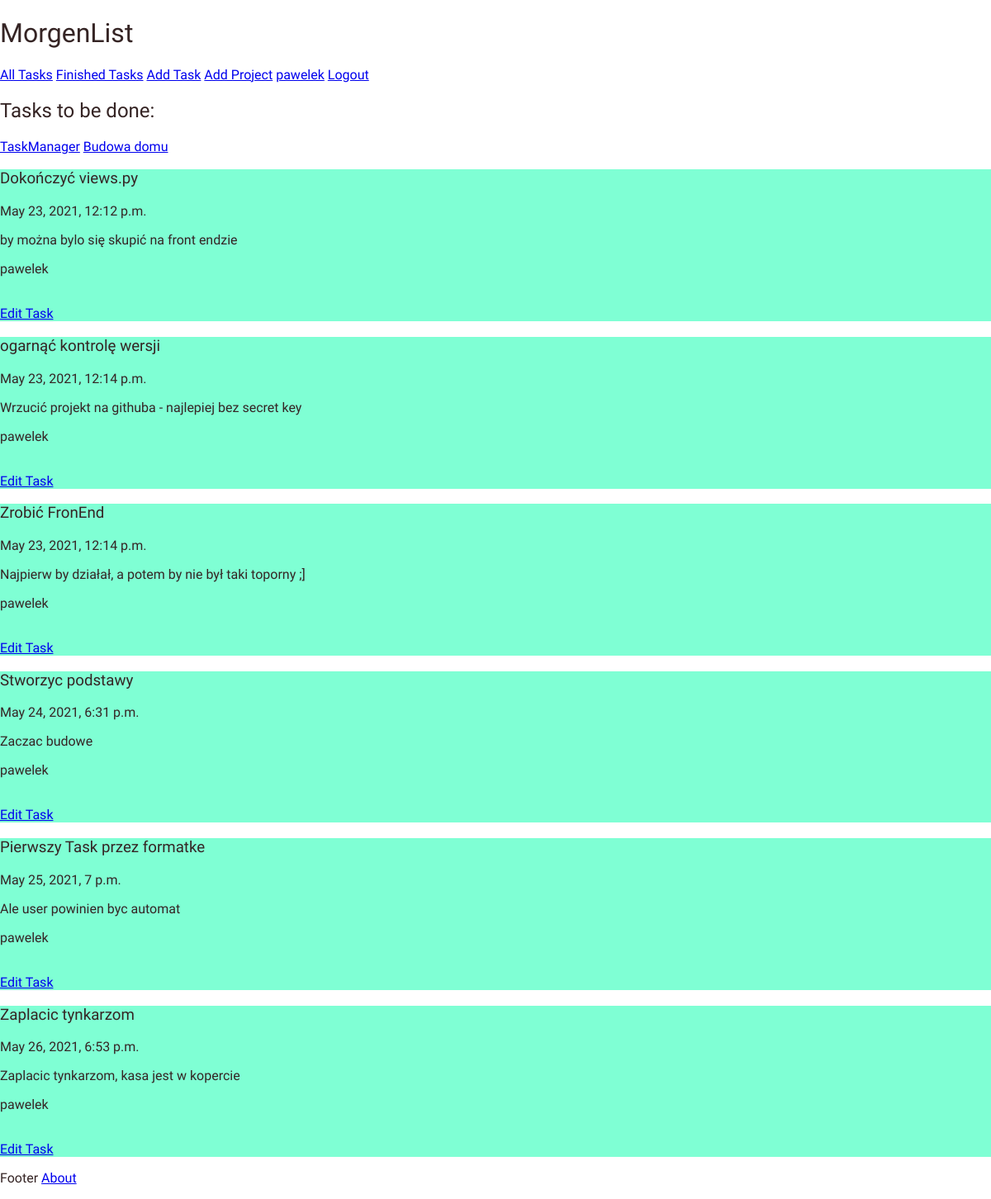
Before: / (signed in) with the older database file.
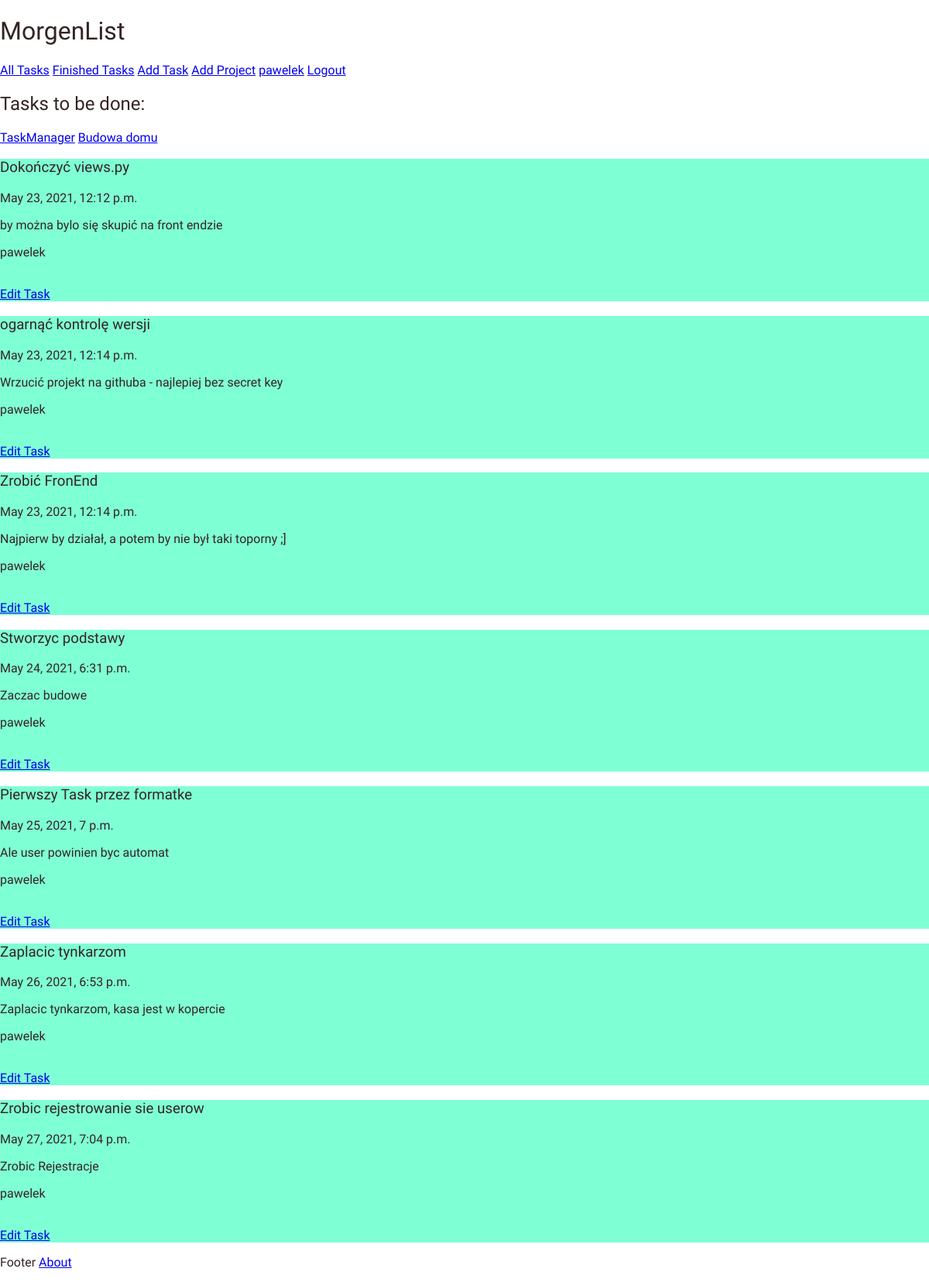
After: the same page with the newer database file.
### tasktrack/models.py (models this page shows, shortened)
class Project(models.Model):
    owner = models.ForeignKey('auth.User', on_delete=models.CASCADE)
    title = models.CharField(max_length=24, unique=True)
    status = models.IntegerField(choices=STATUS, default = 0)

class Task(models.Model):
    author = models.ForeignKey('auth.User', on_delete=models.CASCADE)
    project = models.ForeignKey('tasktrack.Project', related_name='Tasks', null=True, on_delete=models.CASCADE)
    title = models.CharField(max_length=200, unique=True)
    updated_on = models.DateTimeField(auto_now = True)
    description = models.TextField()
    created_on = DateTimeField(auto_now_add=True)
    status = models.IntegerField(choices=STATUS, default = 0)
    class Meta:
        ordering = ['created_on']

### tasktrack/views.py (the view)
# urls.py: path('', views.TaskList.as_view(), name='task_list'),
class TaskList(LoginRequiredMixin, generic.ListView):
    login_url = '/login/'
    model = Task
    context_object_name = 'task_list'
    template_name = "task_list.html"
    def get_context_data(self, **kwargs):
        context = super().get_context_data(**kwargs)
        context['task_list'] = context['task_list'].filter(author=self.request.user)
        context['projects'] = Project.objects.filter(owner=self.request.user)
        return context

### tasktrack/templates/task_list.html (shortened to what this page needs)
{% extends "base.html" %}
{% block content %}
<h2 class = "title">Tasks to be done:</h2>
{% for project in projects %}
<a href="{% url 'project_detail' pk=project.pk %}">{{ project.title }}</a>
{% endfor %}
{% for task in task_list %}
    <div class = "task">
        <h3 class = "title">{{ task.title }}</h3>
        <p>{{ task.created_on }}</p>
        <p>{{ task.description }}</p>
        <p>{{ task.author }}</p><br>
        <a href="{% url 'edit_task' pk=task.pk %}">Edit Task</a>
    </div>
{% empty %}
<p>List is empty</p>
{% endfor %}
{% endblock %}

Changed rows visible on the page:
added Task: title "Zrobic rejestrowanie sie userow", created_on "May 27, 2021, 7:04 p.m.", description "Zrobic Rejestracje", author "pawelek"
